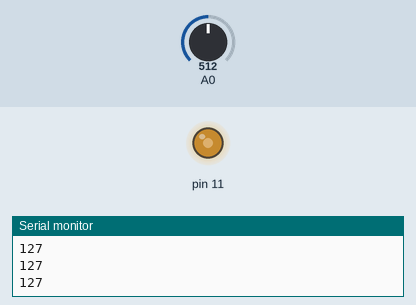
This sketch was run on a simulated Arduino Uno, built with avr-gcc and run on an emulated ATmega328P. Parts: output pins drawn as LEDs (lit = HIGH), the last lines printed to the serial monitor. The test bench sets the inputs (shaded band); at power-on: A0 = 512.

Above: at 1.2 s.
1.3 s: A0 set to 306
At 2.6 s:
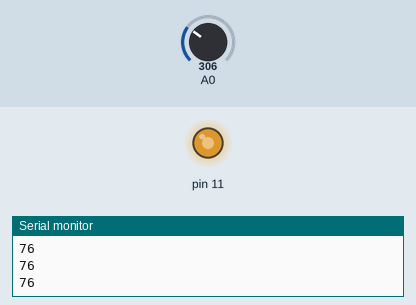
2.9 s: A0 set to 122
At 3.9 s:
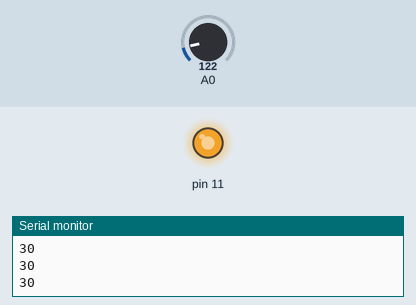
4.5 s: A0 set to 900
At 5.2 s:
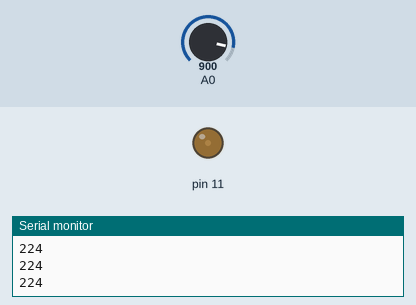
6.1 s: A0 set to 1023
At 6.6 s:
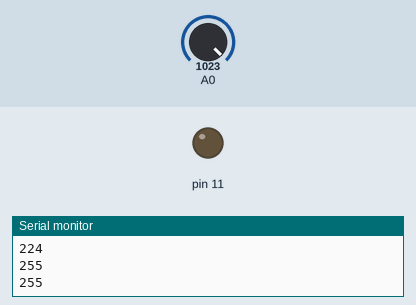
7.7 s: A0 set to 511
At 9.1 s:
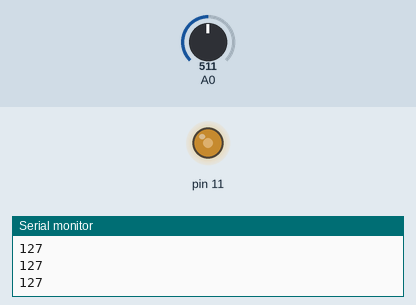
Timing chart, 0 to 10.3 s (numbered marks = the images above; inputs shaded):
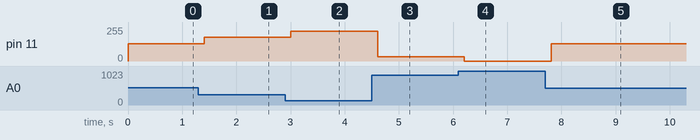

Measured:
- after the input at 1.3 s, pin 11: 128/255 → 179/255 after 0.10 s
- after the input at 2.9 s, pin 11: 179/255 → 225/255 after 0.11 s
- after the input at 4.5 s, pin 11: 225/255 → 31/255 after 0.11 s
- after the input at 6.1 s, pin 11: 31/255 → 0/255 after 0.11 s
- after the input at 7.7 s, pin 11: 0/255 → 128/255 after 0.11 s

The sketch:

led.ino
```cpp
int val = 0;


void setup() {
  pinMode(11, OUTPUT);
  Serial.begin(9600);
}


void loop() {

  val = analogRead(0);
  val = map(val, 0, 1023, 0, 255);
  analogWrite(11, 255 - val);
  Serial.println(val);
  delay(200);
}
```
